Frame 1 (no input): blank canvas, image omitted
Frame 60 (the mouse pressed at the canvas centre just before this capture): blank canvas, image omitted
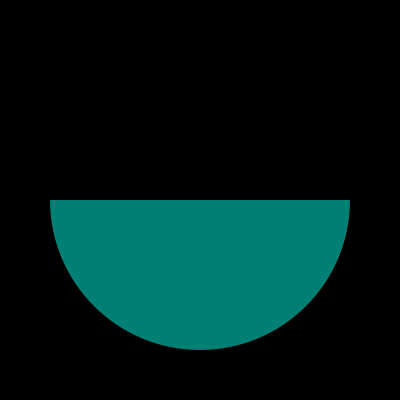
Frame 120 (the mouse held since frame 60 and released just before this capture)

The Processing sketch whose frames 1 and 60 were blank and that drew this single picture after the mouse press (run headless with seeded random() and noise(); from frame 60 on, the mouse is pressed at the canvas centre):

// Processing sketch: Col_HSB_09
// ── Col_HSB_09.pde
void setup() {
  size(400, 400);
  background(0);
  colorMode(HSB, 360, 100, 100);
  noStroke();
}

void draw() {

  fill(175, 100,map(mouseX, 0, width, 0, 100));
  arc(width/2, height/2, 300, 300, map(pmouseX, 0, width, 0, TWO_PI), map(mouseX, 0, width, 0, TWO_PI));
}
